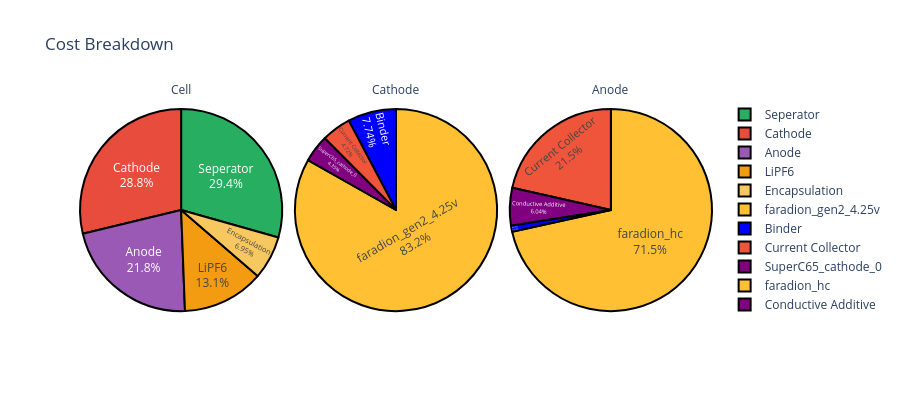

Notebook cell for this chart:
### Code cell
figure = cells[0].get_cost_breakdown_plot(width=900, height=400)
figure.show()

### Figure 1 — Plotly figure (JSON) as saved in the notebook; plotly's stock layout.template omitted (floating-point values rounded to 4 significant figures)
{"data": [{"customdata": [["LiPF6"], ["Encapsulation"], ["Cathode"], ["Anode"], ["Seperator"]], "domain": {"x": [0, 0.32], "y": [0, 1]}, "hovertemplate": "level=Cell<br>component=%{customdata[0]}<br>cost=%{value}<extra></extra>", "labels": ["LiPF6", "Encapsulation", "Cathode", "Anode", "Seperator"], "legendgroup": "", "marker": {"colors": ["#F39C12", "#F6C85F", "#E74C3C", "#9B59B6", "#27AE60"], "line": {"color": "#000000", "width": 2}}, "name": "", "showlegend": true, "textinfo": "percent+label", "textposition": "inside", "type": "pie", "values": [0.376, 0.2, 0.828, 0.629, 0.846]}, {"customdata": [["faradion_gen2_4.25v"], ["Binder"], ["SuperC65_cathode_0"], ["Current Collector"]], "domain": {"x": [0.34, 0.66], "y": [0, 1]}, "hovertemplate": "level=Cathode<br>component=%{customdata[0]}<br>cost=%{value}<extra></extra>", "labels": ["faradion_gen2_4.25v", "Binder", "SuperC65_cathode_0", "Current Collector"], "legendgroup": "", "marker": {"colors": ["#ffc133", "#0000ff", "#800080", "#EF553B"], "line": {"color": "#000000", "width": 2}}, "name": "", "showlegend": true, "textinfo": "percent+label", "textposition": "inside", "type": "pie", "values": [0.688, 0.064, 0.036, 0.039]}, {"customdata": [["faradion_hc"], ["Binder"], ["Conductive Additive"], ["Current Collector"]], "domain": {"x": [0.68, 1.0], "y": [0, 1]}, "hovertemplate": "level=Anode<br>component=%{customdata[0]}<br>cost=%{value}<extra></extra>", "labels": ["faradion_hc", "Binder", "Conductive Additive", "Current Collector"], "legendgroup": "", "marker": {"colors": ["#ffc133", "#0000ff", "#800080", "#EF553B"], "line": {"color": "#000000", "width": 2}}, "name": "", "showlegend": true, "textinfo": "percent+label", "textposition": "inside", "type": "pie", "values": [0.45, 0.006, 0.038, 0.135]}], "layout": {"annotations": [{"font": {}, "showarrow": false, "text": "Cell", "x": 0.16, "xanchor": "center", "xref": "paper", "y": 1, "yanchor": "bottom", "yref": "paper"}, {"font": {}, "showarrow": false, "text": "Cathode", "x": 0.5, "xanchor": "center", "xref": "paper", "y": 1, "yanchor": "bottom", "yref": "paper"}, {"font": {}, "showarrow": false, "text": "Anode", "x": 0.84, "xanchor": "center", "xref": "paper", "y": 1, "yanchor": "bottom", "yref": "paper"}], "height": 400, "legend": {"tracegroupgap": 0}, "title": {"text": "Cost Breakdown"}, "width": 900}}
